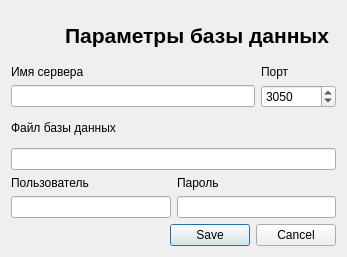
<?xml version="1.0" encoding="UTF-8"?>
<ui version="4.0">
 <class>DbSettingsDialog</class>
 <widget class="QDialog" name="DbSettingsDialog">
  <property name="geometry">
   <rect>
    <x>0</x>
    <y>0</y>
    <width>347</width>
    <height>257</height>
   </rect>
  </property>
  <property name="windowTitle">
   <string>Spyglass</string>
  </property>
  <layout class="QGridLayout" name="gridLayout_3">
   <item row="0" column="0">
    <widget class="QLabel" name="labelIcon">
     <property name="minimumSize">
      <size>
       <width>48</width>
       <height>48</height>
      </size>
     </property>
     <property name="maximumSize">
      <size>
       <width>48</width>
       <height>48</height>
      </size>
     </property>
     <property name="text">
      <string/>
     </property>
     <property name="pixmap">
      <pixmap>:/Images/database_settings.png</pixmap>
     </property>
     <property name="scaledContents">
      <bool>true</bool>
     </property>
    </widget>
   </item>
   <item row="0" column="1" colspan="2">
    <widget class="QLabel" name="labelTitle">
     <property name="font">
      <font>
       <pointsize>16</pointsize>
       <bold>true</bold>
      </font>
     </property>
     <property name="text">
      <string>Параметры базы данных</string>
     </property>
     <property name="scaledContents">
      <bool>true</bool>
     </property>
     <property name="wordWrap">
      <bool>true</bool>
     </property>
    </widget>
   </item>
   <item row="1" column="0" colspan="3">
    <layout class="QGridLayout" name="gridLayout_2">
     <item row="0" column="0">
      <widget class="QLabel" name="label">
       <property name="text">
        <string>Имя сервера</string>
       </property>
      </widget>
     </item>
     <item row="0" column="1">
      <widget class="QLabel" name="label_2">
       <property name="text">
        <string>Порт</string>
       </property>
      </widget>
     </item>
     <item row="1" column="0">
      <widget class="QLineEdit" name="lineEditServerName"/>
     </item>
     <item row="1" column="1">
      <widget class="QSpinBox" name="spinBoxPort">
       <property name="minimumSize">
        <size>
         <width>75</width>
         <height>0</height>
        </size>
       </property>
       <property name="maximumSize">
        <size>
         <width>75</width>
         <height>16777215</height>
        </size>
       </property>
       <property name="maximum">
        <number>65535</number>
       </property>
       <property name="stepType">
        <enum>QAbstractSpinBox::AdaptiveDecimalStepType</enum>
       </property>
       <property name="value">
        <number>3050</number>
       </property>
      </widget>
     </item>
    </layout>
   </item>
   <item row="2" column="0" colspan="2">
    <widget class="QLabel" name="label_3">
     <property name="text">
      <string>Файл базы данных</string>
     </property>
    </widget>
   </item>
   <item row="3" column="0" colspan="3">
    <widget class="QLineEdit" name="lineEditDBFileName"/>
   </item>
   <item row="4" column="0" colspan="3">
    <layout class="QGridLayout" name="gridLayout">
     <item row="0" column="0">
      <widget class="QLabel" name="label_4">
       <property name="text">
        <string>Пользователь</string>
       </property>
      </widget>
     </item>
     <item row="0" column="1">
      <widget class="QLabel" name="label_5">
       <property name="text">
        <string>Пароль</string>
       </property>
      </widget>
     </item>
     <item row="1" column="0">
      <widget class="QLineEdit" name="lineEditUser"/>
     </item>
     <item row="1" column="1">
      <widget class="QLineEdit" name="lineEditPass"/>
     </item>
    </layout>
   </item>
   <item row="5" column="2">
    <widget class="QDialogButtonBox" name="buttonBox">
     <property name="standardButtons">
      <set>QDialogButtonBox::Cancel|QDialogButtonBox::Save</set>
     </property>
    </widget>
   </item>
  </layout>
 </widget>
 <resources/>
 <connections/>
</ui>
